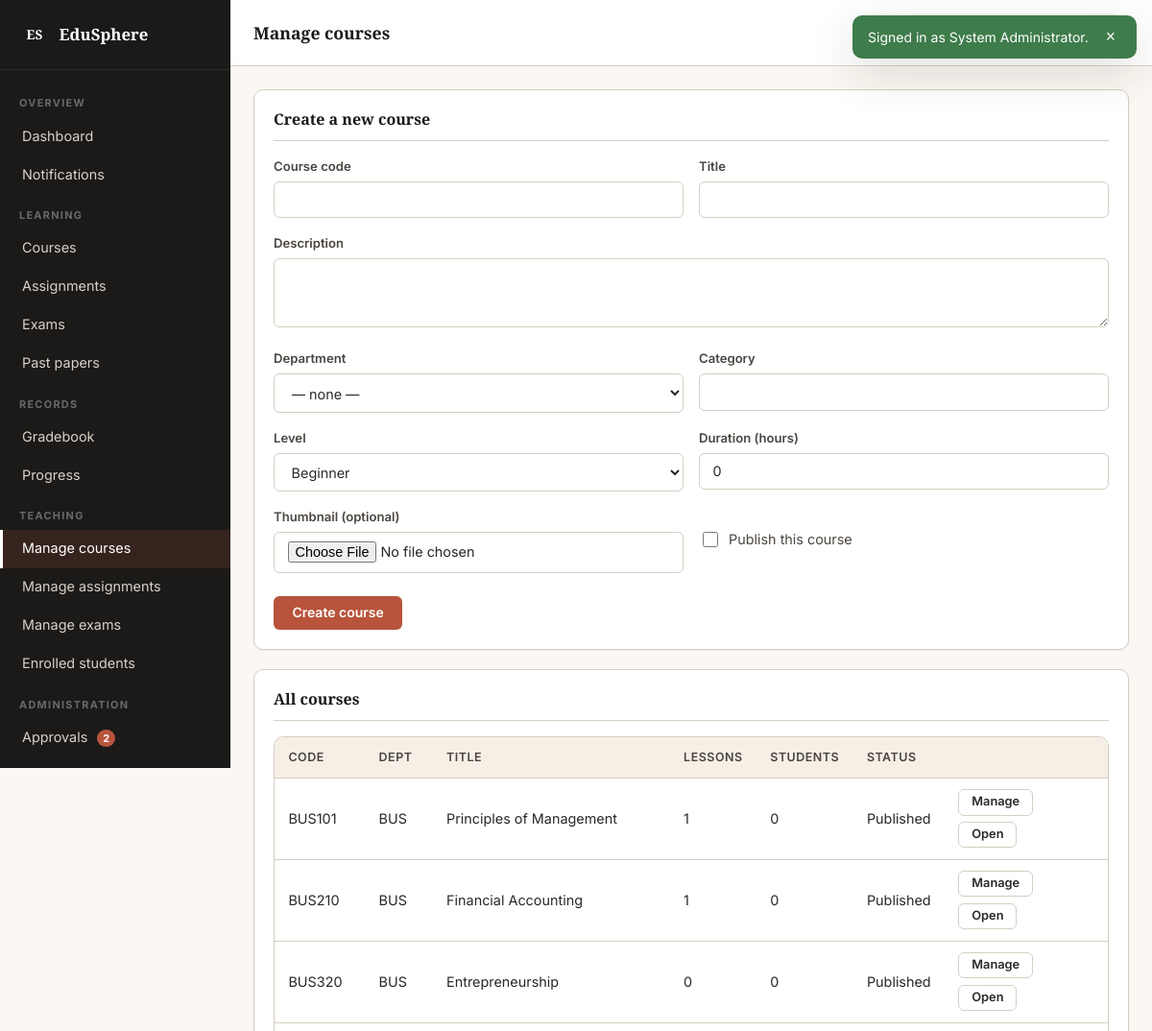
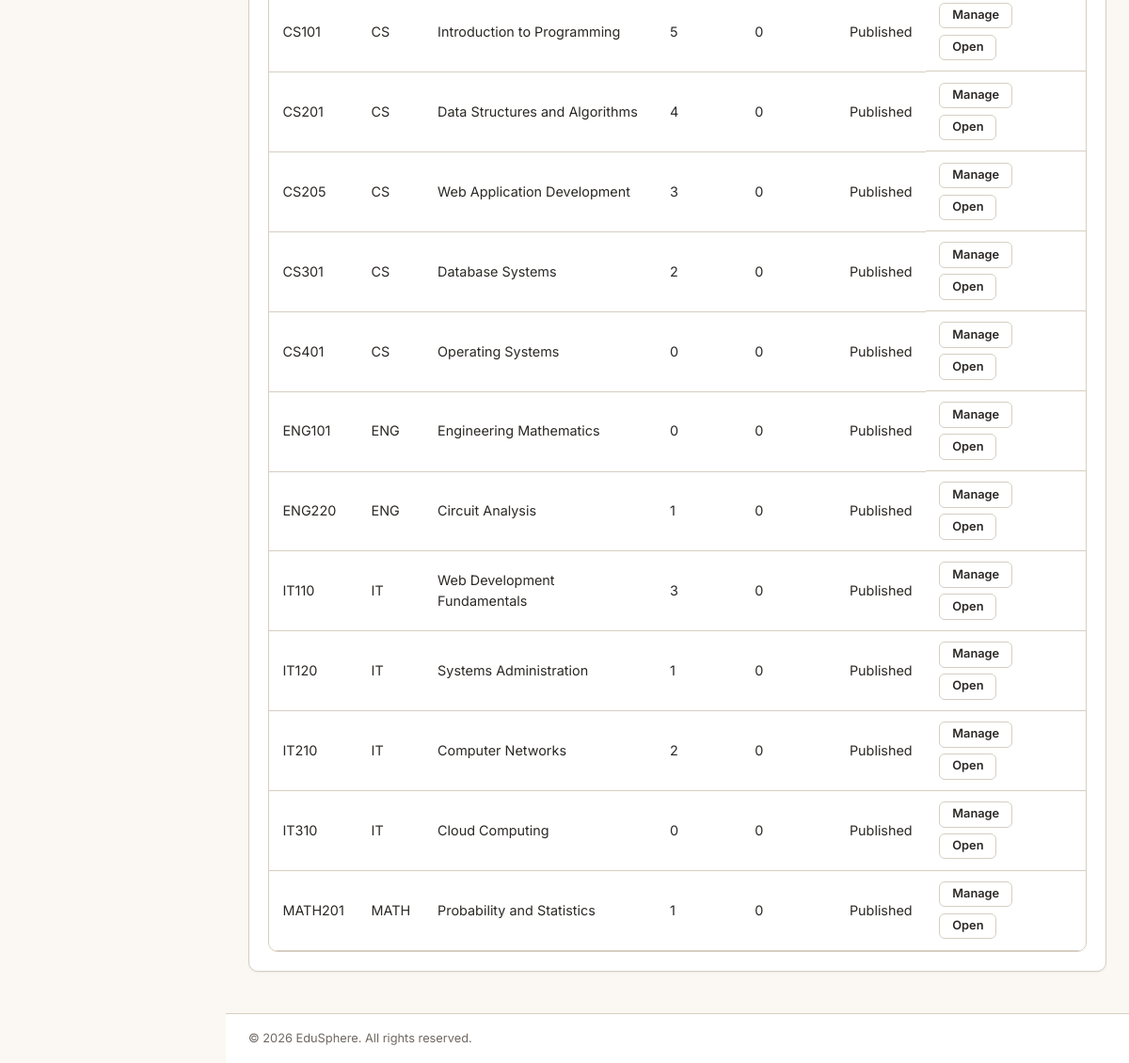
The app's page /pages/course-manage.php (signed in) with its own data (2 pictures, top to bottom).
### tables this page shows
CREATE TABLE courses (
    id INT AUTO_INCREMENT PRIMARY KEY,
    code VARCHAR(20) UNIQUE NOT NULL,
    title VARCHAR(200) NOT NULL,
    description TEXT,
    instructor_id INT NOT NULL,
    department_id INT DEFAULT NULL,
    category VARCHAR(80) DEFAULT NULL,
    level ENUM('beginner','intermediate','advanced') DEFAULT 'beginner',
    duration_hours INT DEFAULT 0,
    thumbnail VARCHAR(255) DEFAULT NULL,
    is_published TINYINT(1) NOT NULL DEFAULT 0,
    created_at TIMESTAMP DEFAULT CURRENT_TIMESTAMP,
    FOREIGN KEY (instructor_id) REFERENCES users(id) ON DELETE CASCADE,
    FOREIGN KEY (department_id) REFERENCES departments(id) ON DELETE SET NULL
);

CREATE TABLE departments (
    id INT AUTO_INCREMENT PRIMARY KEY,
    code VARCHAR(20) UNIQUE NOT NULL,
    name VARCHAR(150) NOT NULL,
    description TEXT,
    head_name VARCHAR(120) DEFAULT NULL,
    created_at TIMESTAMP DEFAULT CURRENT_TIMESTAMP
);

### includes/helpers.php (called while the page is built, shortened)
<?php
require_once __DIR__ . '/db.php';
function e($v)   { return htmlspecialchars((string)$v, ENT_QUOTES, 'UTF-8'); }

### includes/auth.php (called while the page is built, shortened)
<?php
require_once __DIR__ . '/helpers.php';
function current_user() {
    static $user = null, $loaded = false;
    if ($loaded) return $user;
    $loaded = true;
    $stmt = db()->prepare("
        SELECT u.*, d.name AS department_name, d.code AS department_code
        FROM users u
        LEFT JOIN departments d ON d.id = u.department_id
        WHERE u.id = ?
    ");
    $stmt->bind_param('i', $_SESSION['user_id']);
    $stmt->execute();
    $user = $stmt->get_result()->fetch_assoc() ?: null;
    return $user;
}
function is_logged_in() {
    $u = current_user();
    return $u && $u['status'] === 'active';
}
function require_login() {
    if (!is_logged_in()) {
        $u = current_user();
        if ($u && $u['status'] !== 'active') {
            $_SESSION['account_status']   = $u['status'];
            $_SESSION['rejection_reason'] = $u['rejection_reason'] ?? '';
        }
        session_unset();
        session_destroy();
        session_start();
        redirect(SITE_URL . '/pages/login.php');
    }
}
function require_role($roles) {
    require_login();
}
function is_admin()      { $u = current_user(); return $u && $u['role'] === 'admin'; }

### includes/db.php (called while the page is built, shortened)
<?php
function db() {
    static $conn = null;
    if ($conn === null) {
        $conn = new mysqli(DB_HOST, DB_USER, DB_PASS, DB_NAME);
        $conn->set_charset('utf8mb4');
    }
    return $conn;
}

### pages/course-manage.php (the view, shortened to what this page needs)
<?php
require_once __DIR__ . '/../includes/auth.php';
require_role(['instructor','admin']);
$user = current_user();
$conn = db();
$editCourse = null; $editLessons = []; $editPapers = []; $editNotes = [];
if (is_admin()) $stmt = $conn->prepare("SELECT c.*, d.code AS dept_code,
    (SELECT COUNT(*) FROM lessons WHERE course_id=c.id) lessons,
    (SELECT COUNT(*) FROM enrollments WHERE course_id=c.id) students
    FROM courses c LEFT JOIN departments d ON d.id=c.department_id ORDER BY c.code");
else $stmt = $conn->prepare("SELECT c.*, d.code AS dept_code,
    (SELECT COUNT(*) FROM lessons WHERE course_id=c.id) lessons,
    (SELECT COUNT(*) FROM enrollments WHERE course_id=c.id) students
    FROM courses c LEFT JOIN departments d ON d.id=c.department_id
    WHERE c.instructor_id=? ORDER BY c.code");
$stmt->execute();
$myCourses = $stmt->get_result()->fetch_all(MYSQLI_ASSOC);
include __DIR__ . '/../includes/header.php';
?>
<section class="panel">
    <header class="panel__head"><h3><?php echo $editCourse ? 'Edit course' : 'Create a new course'; ?></h3></header>
    <form method="post" class="form form--grid" enctype="multipart/form-data">
        <label class="field"><span class="field__label">Course code</span>
            <input class="field__input" name="code" required value="<?php echo e($editCourse['code'] ?? ''); ?>"></label>
        <label class="field"><span class="field__label">Title</span>
            <input class="field__input" name="title" required value="<?php echo e($editCourse['title'] ?? ''); ?>"></label>
        <label class="field field--wide"><span class="field__label">Description</span>
            <textarea class="field__input" name="description" rows="3"><?php echo e($editCourse['description'] ?? ''); ?></textarea></label>
        <label class="field"><span class="field__label">Department</span>
            <select class="field__input" name="department_id">
                <option value="0">— none —</option>
            </select></label>
        <label class="field"><span class="field__label">Category</span>
            <input class="field__input" name="category" value="<?php echo e($editCourse['category'] ?? ''); ?>"></label>
        <label class="field"><span class="field__label">Level</span>
            <select class="field__input" name="level">
                <?php foreach (['beginner','intermediate','advanced'] as $lv): ?>
                    <option value="<?php echo $lv; ?>" <?php echo (($editCourse['level'] ?? '') === $lv) ? 'selected' : ''; ?>><?php echo ucfirst($lv); ?></option>
                <?php endforeach; ?>
            </select></label>
        <label class="field"><span class="field__label">Duration (hours)</span>
            <input class="field__input" type="number" min="0" name="duration_hours" value="<?php echo (int)($editCourse['duration_hours'] ?? 0); ?>"></label>
        <label class="field"><span class="field__label">Thumbnail (optional)</span>
            <input class="field__input" type="file" name="thumbnail" accept="image/*"></label>
        <label class="field field--check">
            <input type="checkbox" name="is_published" value="1" <?php echo !empty($editCourse['is_published']) ? 'checked' : ''; ?>>
            <span>Publish this course</span>
        </label>
        <div class="form__actions">
            <button class="btn btn--primary" type="submit"><?php echo $editCourse ? 'Update course' : 'Create course'; ?></button>
        </div>
    </form>
</section>
<section class="panel">
    <header class="panel__head"><h3><?php echo is_admin() ? 'All courses' : 'Your courses'; ?></h3></header>
    <?php if (!$myCourses): ?><p class="empty">No courses yet.</p>
    <?php else: ?>
        <div class="table-wrap">
            <table class="table">
                <thead><tr><th>Code</th><th>Dept</th><th>Title</th><th>Lessons</th><th>Students</th><th>Status</th><th></th></tr></thead>
                <tbody>
                <?php foreach ($myCourses as $c): ?>
                    <tr>
                        <td><?php echo e($c['code']); ?></td>
                        <td><?php echo e($c['dept_code'] ?: '—'); ?></td>
                        <td><?php echo e($c['title']); ?></td>
                        <td><?php echo (int)$c['lessons']; ?></td>
                        <td><?php echo (int)$c['students']; ?></td>
                        <td><?php echo $c['is_published'] ? 'Published' : 'Draft'; ?></td>
                        <td class="table__actions">
                            <a class="btn btn--ghost btn--sm" href="course-manage.php?id=<?php echo (int)$c['id']; ?>">Manage</a>
                            <a class="btn btn--ghost btn--sm" href="course-view.php?id=<?php echo (int)$c['id']; ?>">Open</a>
                        </td>
                    </tr>
                <?php endforeach; ?>
                </tbody>
            </table>
        </div>
    <?php endif; ?>
</section>
<?php include __DIR__ . '/../includes/footer.php'; ?>

### assets/css/base.css (style rules this page uses)
:root { --ink-900: #1c1a18; --ink-700: #2b2825; --ink-500: #4a4540; --ink-400: #6f6862; --ink-300: #a1998f; --ink-200: #d6cec2; --paper-50: #fbf8f3; --paper-100: #f5efe6; --paper-200: #ebe3d5; --paper-300: #d8cbb8; --rust-500: #b8543c; --rust-600: #9c4228; --rust-100: #f6e0d8; --amber-500: #d99b34; --amber-600: #b57d1f; --amber-100: #faeed0; --sage-500: #6b8a63; --sage-600: #53704c; --sage-100: #e3ecdf; --danger-500: #b14343; --danger-100: #f7dede; --success-500: #3e7c4b; --success-100: #dcecdc; --radius-sm: 6px; --radius-md: 10px; --radius-lg: 16px; --shadow-1: 0 1px 2px rgba(28,26,24,0.06); --shadow-2: 0 4px 16px rgba(28,26,24,0.08); --shadow-3: 0 16px 48px rgba(28,26,24,0.14); --font-sans: 'Inter', system-ui, -apple-system, 'Segoe UI', Roboto, sans-serif; --font-display: 'Source Serif 4', Georgia, serif; }
*, *::before, *::after { box-sizing: border-box; }
html, body { margin: 0; padding: 0; }
body { font-family: var(--font-sans); font-size: 15px; line-height: 1.55; color: var(--ink-700); background: var(--paper-50); -webkit-font-smoothing: antialiased; min-height: 100vh; }
a { color: var(--rust-600); text-decoration: none; }
h1,h2,h3,h4,h5 { font-family: var(--font-display); font-weight: 700; color: var(--ink-900); line-height: 1.25; margin: 0 0 0.4em; }
h3 { font-size: 1.1rem; }
.btn { display: inline-flex; align-items: center; justify-content: center; gap: 8px; padding: 0.6rem 1.15rem; font-family: inherit; font-size: 0.875rem; font-weight: 600; line-height: 1; border-radius: var(--radius-sm); border: 1px solid transparent; cursor: pointer; text-decoration: none; white-space: nowrap; transition: background 0.15s, color 0.15s, border-color 0.15s, transform 0.1s; }
.btn--primary { background: var(--rust-500); color: #fff; }
.btn--ghost { background: transparent; color: var(--ink-700); border-color: var(--ink-200); }
.btn--sm { padding: 0.4rem 0.8rem; font-size: 0.8rem; }
.form { display: block; }
.form--grid { display: grid; grid-template-columns: repeat(2, 1fr); gap: 1rem; }
.field { display: block; }
.field--wide { grid-column: 1 / -1; }
.field__label { display: block; font-size: 0.82rem; font-weight: 600; color: var(--ink-500); margin-bottom: 0.35rem; }
.field__input { width: 100%; padding: 0.6rem 0.85rem; font-family: inherit; font-size: 0.9rem; color: var(--ink-700); background: #fff; border: 1px solid var(--ink-200); border-radius: var(--radius-sm); transition: border-color 0.15s, box-shadow 0.15s; }
.field--check { display: flex; align-items: center; gap: 0.5rem; }
.field--check input[type="checkbox"] { width: 16px; height: 16px; }
.field--check span { font-size: 0.9rem; color: var(--ink-500); }
.form__actions { display: flex; gap: 0.5rem; grid-column: 1 / -1; margin-top: 0.5rem; }
.table-wrap { overflow-x: auto; border: 1px solid var(--ink-200); border-radius: var(--radius-md); }
.table { width: 100%; border-collapse: collapse; font-size: 0.9rem; }
.table th, .table td { padding: 0.7rem 0.9rem; text-align: left; border-bottom: 1px solid var(--ink-200); }
.table th { background: var(--paper-100); font-weight: 600; color: var(--ink-500); font-size: 0.78rem; text-transform: uppercase; letter-spacing: 0.04em; }
.table__actions { display: flex; gap: 0.4rem; flex-wrap: wrap; }

### assets/css/layout.css (style rules this page uses)
.nav-badge { display: inline-block; margin-left: 6px; padding: 1px 6px; font-size: 0.68rem; font-weight: 700; background: var(--rust-500); color: #fff; border-radius: 999px; vertical-align: middle; }

### assets/css/components.css (style rules this page uses)
.panel { background: #fff; border: 1px solid var(--ink-200); border-radius: var(--radius-md); padding: 1.25rem; margin-bottom: 1.25rem; box-shadow: var(--shadow-1); }
.panel__head { display: flex; align-items: center; justify-content: space-between; margin-bottom: 1rem; padding-bottom: 0.75rem; border-bottom: 1px solid var(--ink-200); }
.panel__head h3 { margin: 0; font-size: 1rem; }

### records on screen
courses: code "BUS101", department.code "BUS", title "Principles of Management", lessons "1", students "0", is_published "Published"
courses: code "BUS210", department.code "BUS", title "Financial Accounting", lessons "1", students "0", is_published "Published"
courses: code "BUS320", department.code "BUS", title "Entrepreneurship", lessons "0", students "0", is_published "Published"
courses: code "CS101", department.code "CS", title "Introduction to Programming", lessons "5", students "0", is_published "Published"
courses: code "CS201", department.code "CS", title "Data Structures and Algorithms", lessons "4", students "0", is_published "Published"
courses: code "CS205", department.code "CS", title "Web Application Development", lessons "3", students "0", is_published "Published"
courses: code "CS301", department.code "CS", title "Database Systems", lessons "2", students "0", is_published "Published"
courses: code "CS401", department.code "CS", title "Operating Systems", lessons "0", students "0", is_published "Published"
courses: code "ENG101", department.code "ENG", title "Engineering Mathematics", lessons "0", students "0", is_published "Published"
courses: code "ENG220", department.code "ENG", title "Circuit Analysis", lessons "1", students "0", is_published "Published"
courses: code "IT110", department.code "IT", title "Web Development Fundamentals", lessons "3", students "0", is_published "Published"
courses: code "IT120", department.code "IT", title "Systems Administration", lessons "1", students "0", is_published "Published"
courses: code "IT210", department.code "IT", title "Computer Networks", lessons "2", students "0", is_published "Published"
courses: code "IT310", department.code "IT", title "Cloud Computing", lessons "0", students "0", is_published "Published"
courses: code "MATH201", department.code "MATH", title "Probability and Statistics", lessons "1", students "0", is_published "Published"

### other values on screen
$flash['message'] "Signed in as System Administrator."
SITE_NAME "EduSphere"
$label "Dashboard Notifications Courses Assignments Exams Past papers Gradebook Progress Manage courses Manage assignments Manage exams Enrolled students Approvals"
$suffix "2"
$__pageTitle "Manage courses"
form field level "Beginner"
